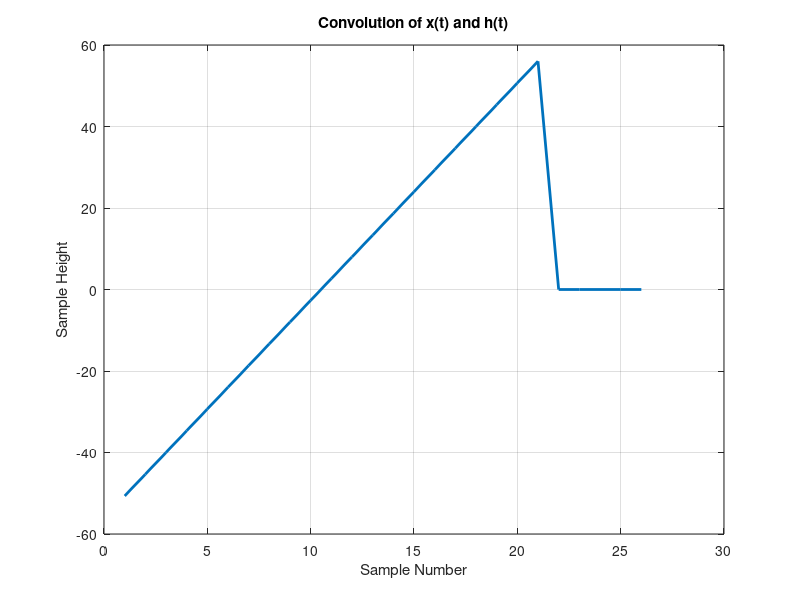

Write the MATLAB code that produced this figure.
h = [4/3 0 0 0 0 0 ];
n = -10:10;
let_a = 4;
let_b = 2;
x = let_a*n + let_b;
plot(conv(x, h), 'linewidth', 2);
grid on;
title('Convolution of x(t) and h(t)');
xlabel('Sample Number');
ylabel('Sample Height');
